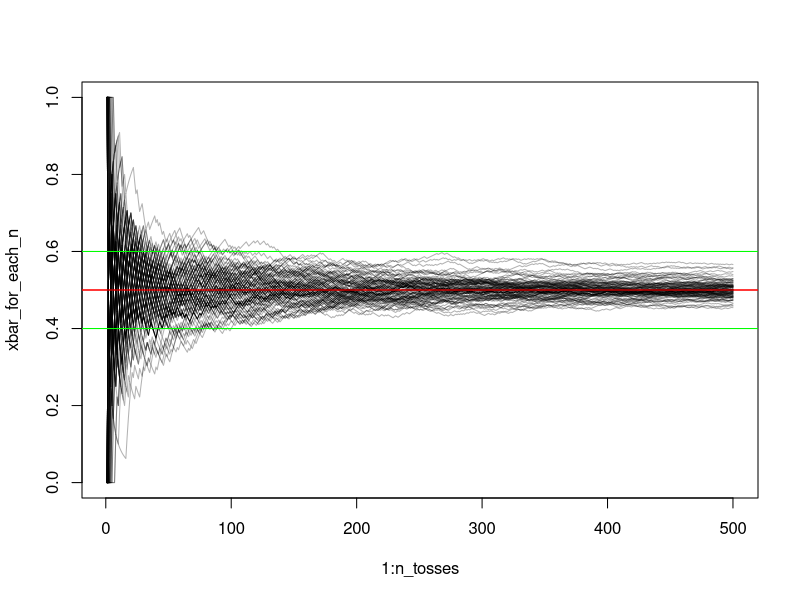

Write the R code that produced this figure.
# Code to visualize the (weak) law of large numbers from lecture.

# Set seed so the results can be reproduced.
set.seed(41987)

# Generate 500 independent coin tosses.
n_tosses <- 500
p <- 0.5
toss_results <- rbinom(n_tosses, 1, p)

# Calculate the rolling sum for each n.
xbar_for_each_n <- cumsum(toss_results) / (1:n_tosses)
# Plot results.
plot(1:n_tosses, xbar_for_each_n, 
     ylim = c(0, 1), type = "l")
abline(h = 0.5, col = "red")

# Repeat the experiment 100 times and plot each time.
for (i in 1:100){
  
  lines(1:n_tosses, 
        cumsum(rbinom(n_tosses, 1, p))/1:n_tosses, 
        col = rgb(0, 0, 0, alpha = 0.3))
}

abline(h = 0.5, col = "red")
abline(h = c(0.4, 0.6), col = "green")
